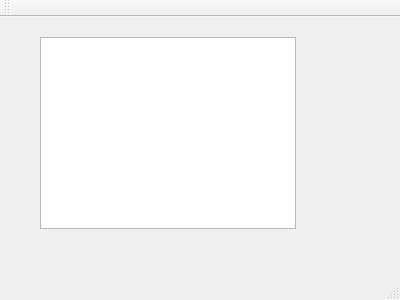
<?xml version="1.0" encoding="UTF-8"?>
<ui version="4.0">
 <class>MainWindow</class>
 <widget class="QMainWindow" name="MainWindow">
  <property name="geometry">
   <rect>
    <x>0</x>
    <y>0</y>
    <width>400</width>
    <height>300</height>
   </rect>
  </property>
  <property name="windowTitle">
   <string>MainWindow</string>
  </property>
  <widget class="QWidget" name="centralWidget">
   <widget class="QGraphicsView" name="graphicsView">
    <property name="geometry">
     <rect>
      <x>40</x>
      <y>20</y>
      <width>256</width>
      <height>192</height>
     </rect>
    </property>
   </widget>
  </widget>
  <widget class="QMenuBar" name="menuBar">
   <property name="geometry">
    <rect>
     <x>0</x>
     <y>0</y>
     <width>400</width>
     <height>22</height>
    </rect>
   </property>
  </widget>
  <widget class="QToolBar" name="mainToolBar">
   <attribute name="toolBarArea">
    <enum>TopToolBarArea</enum>
   </attribute>
   <attribute name="toolBarBreak">
    <bool>false</bool>
   </attribute>
  </widget>
  <widget class="QStatusBar" name="statusBar"/>
 </widget>
 <layoutdefault spacing="6" margin="11"/>
 <resources/>
 <connections/>
</ui>
